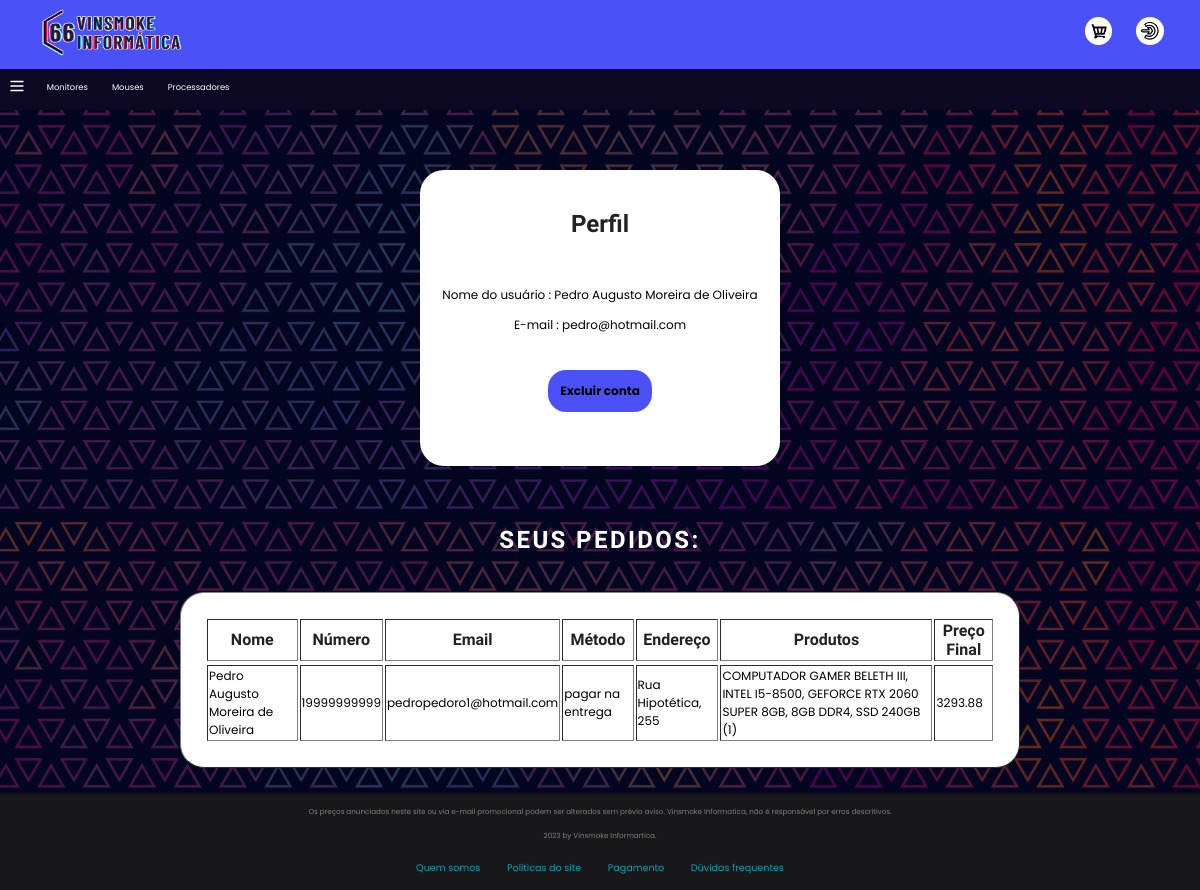
/paginas/perfil.php (signed in), run on the app's committed database.
### tables this page shows
CREATE TABLE `user_form` (
  `id` int(100) NOT NULL,
  `name` varchar(100) NOT NULL,
  `email` varchar(100) NOT NULL,
  `password` varchar(100) NOT NULL
);

CREATE TABLE `order` (
  `id` int(99) NOT NULL,
  `user_id` int(255) NOT NULL,
  `name` varchar(99) NOT NULL,
  `number` varchar(99) NOT NULL,
  `email` varchar(99) NOT NULL,
  `method` varchar(99) NOT NULL,
  `address` varchar(250) NOT NULL,
  `city` varchar(99) NOT NULL,
  `country` varchar(99) NOT NULL,
  `state` varchar(99) NOT NULL,
  `total_products` varchar(999) NOT NULL,
  `total_price` decimal(8,2) NOT NULL
);

### paginas/perfil.php (the view, shortened to what this page needs)
<?php
include 'config.php';
$user_id = $_SESSION['user_id'];
$order = mysqli_query($conn,"SELECT * FROM `order` WHERE user_id = '$user_id'");
?>
<!DOCTYPE html>
<html lang="en">
<head>
    <link rel="stylesheet" href="../estilos/perfil.css" />
</head>
<body>
    <div id="header">
        <a href="index.php"><img id="logo" src="../images/Vinsmoke_Info.png"></a>
        <div id="end">
            <a href="carrinho.php"><img id="carrinho" src="../images/carrinho.png"></a>
            <a href="index.php?logout=<?php echo $user_id; ?>" onclick="return confirm('Você tem certeza que deseja sair?');" class="delete-btn"></a>
        </div>
    </div>
        <ul>
        <li class="dropdown">
                <a href="javascript:void(0)" class="menu">  </a>
            </li>
            <li><a id="links" href="monitores.php"> Monitores </a></li>
            <li><a id="links" href="mouses.php"> Mouses </a></li>
            <li><a id="links" href="processadores.php"> Processadores </a></li>
        </ul>
    <div id="box">
        <h1 id="titulo" >Perfil</h1>
            <main>
            <div class="container">
                <div class="user-profile">
                <?php
                    $select_user = mysqli_query($conn, "SELECT * FROM `user_form` WHERE id = '$user_id'") or die('query failed');
                    if(mysqli_num_rows($select_user) > 0){
                        $fetch_user = mysqli_fetch_assoc($select_user);
                    };
                ?>
                <p> Nome do usuário : <span><?php echo $fetch_user['name']; ?></span> </p>
                <p> E-mail : <span><?php echo $fetch_user['email']; ?></span> </p>
                <form name="cadastro" method="post" action="#">
                <input type="submit" value="Excluir conta" name="delete-btn" id="submit" onclick="return confirm('Você tem certeza que deseja excluir sua conta?');"/>
                </form>
            </div>
            </main>
    </div>
    <h2 id="promoção">SEUS PEDIDOS:</h1><br>
                <?php
                    echo "<table border='1vw'>";
                    echo "<tr class='titulo'><th>Nome</th><th>Número</th><th>Email</th><th>Método</th><th>Endereço</th><th>Produtos</th><th>Preço Final</th><tr>";
                    while($dados=mysqli_fetch_array($order))
                    {
                        echo "<tr>";
                        echo "<td>". $dados['name']."</td>";
                        echo "<td>". $dados['number']."</td>";
                        echo "<td>". $dados['email']."</td>";
                        echo "<td>". $dados['method']."</td>";
                        echo "<td>". $dados['address']."</td>";
                        echo "<td>". $dados['total_products']."</td>";
                        echo "<td>". $dados['total_price']."</td>";
                        echo "</tr>";
                    }
                    echo "</table>";
                ?>
    <footer id="footer1">
    <p id="copyright">Os preços anunciados neste site ou via e-mail promocional podem ser alterados sem prévio aviso. Vinsmoke Informatica, não é responsável por erros descritivos.</p>
        <p id="copyright">2023 by Vinsmoke Informartica.</p>
        <div id="footer"> <a id="footer2" href="quem_somos.php">Quem somos</a></div>
        <div id="footer"> <a id="footer2" href="politicas_do_site.php">Políticas do site</a></div>
        <div id="footer"> <a id="footer2" href="pagamento.php">Pagamento</a></div>
        <div id="footer"> <a id="footer2" href="duvidas.php">Dúvidas frequentes</a></div>
    </footer>
</body>
</html>

### estilos/perfil.css (style rules this page uses)
body { background-image: url(../images/25805.png); background-size: contain; margin: 0; padding: 0; margin: 0 auto; }
#header { display: flex; align-items: center; padding-top: 0%; color: white; margin: 0%; width: 100%; padding-top: 0.2vw; padding-bottom: 0.2vw; background: #4A51F7; flex-direction: row; justify-content: flex-start; }
#logo { height: 5vw; margin-left: 3vw; }
#end { display: flex; justify-content: flex-end; margin: 0%; width: 100%; padding-top: 0.2vw; padding-bottom: 0.2vw; align-items: center; padding-top: 0%; }
#carrinho { padding: 0.4vw; background-color: white; border-radius: 2vw; height: 1.5vw; transition: 0.5s; }
#login { padding: 0.4vw; background-color: white; border-radius: 2vw; height: 1.5vw; margin-left: 2vw; transition: 0.5s; margin-right: 3vw; }
ul { list-style-type: none; margin: 0; padding: 0; overflow: hidden; background-color: #0C0824; }
li { float: left; }
li a, .menu { display: inline-block; color: white; text-align: center; padding: 0.7vw 0.7vw; text-decoration: none; border-bottom: solid rgba(0, 0, 0, 0) 0.2vw; }
li.dropdown { display: inline-block; }
#links { font-family: 'Poppins', 'sans-serif'; font-size: 0.7vw; color: white; padding-left: 1vw; padding-right: 1vw; border-bottom: solid rgba(0, 0, 0, 0) 0.2vw; text-decoration: none; padding-bottom: 1vw; padding-top: 1vw; transition: 0.5s; }
#footer { padding: 1vw; display: inline-flex; transition: 200ms; }
#copyright { margin-top: 1vw; font-size: 0.6vw; }
#footer2 { text-decoration: none; color: rgb(5, 162, 173); }
#footer1 { background-color: #18181a; color: #7e7e7e; position: absolute; bottom: -10000; width: 100%; height: 8vw; text-align: center; font-size: 0.8vw; font-family: 'Poppins', 'sans-serif'; border-top: 0.2vw solid #0C0824; }
#titulo { font-size: 2vw; }
#box { background-color: rgb(255, 255, 255); position: relative; margin-top: 5vw; margin-left: auto; margin-right: auto; margin-bottom: 5vw; width: 30vw; padding-top: 2vw; border-radius: 2vw; }
h1 { text-align: center; color: rgb(34, 34, 34); font-family: 'Fjalla One',"sans serif"; }
.user-profile { margin-top: 4vw; font-family: 'Poppins', 'sans-serif'; font-size: 1vw; text-align: center; }
.container { height: 15vw; }
#submit { font-family: 'Poppins', 'sans-serif'; margin-top: 2vw; padding:1vw; cursor: pointer; font-weight: bold; background-color:#4A51F7; border-radius: 1.5vw; font-size: 1vw; border-style: none; transition: 200ms; }
table { background-color: white; padding: 2vw; border-radius: 2vw; margin-left: 15vw; margin-right: 15vw; margin-bottom: 2vw; }
.titulo { text-align: center; color: rgb(34, 34, 34); font-family: 'Fjalla One',"sans serif"; }
td { font-family: 'Poppins', 'sans-serif'; font-size: 1vw; }
#promoção { text-align: center; color: rgb(255, 255, 255); font-family: 'Fjalla One',"sans serif"; letter-spacing: 0.2vw; }

### data on the page
user_form: name "Pedro Augusto Moreira de Oliveira", email "pedro@hotmail.com"
order: name "Pedro Augusto Moreira de Oliveira", number "19999999999", email "pedropedoro1@hotmail.com", method "pagar na entrega", address "Rua Hipotética, 255", total_products "COMPUTADOR GAMER BELETH III, INTEL I5-8500, GEFORCE RTX 2060 SUPER 8GB, 8GB DDR4, SSD 240GB (1)", total_price "3293.88"
